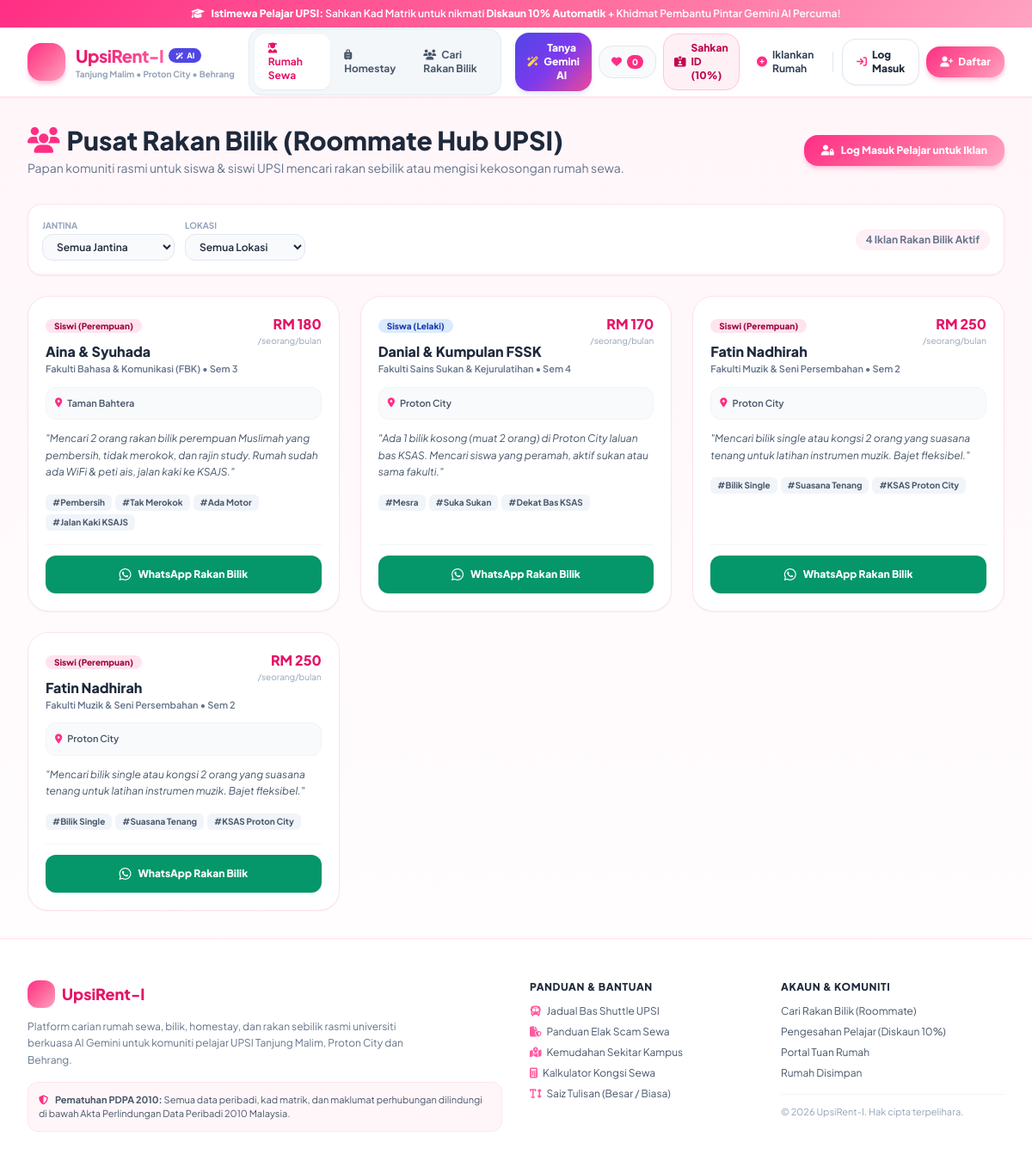
The page /roommate_hub.php on the database its author committed.
### tables this page shows
CREATE TABLE IF NOT EXISTS `roommate_ads` (
    `ad_id` INT AUTO_INCREMENT PRIMARY KEY,
    `student_id` INT NOT NULL,
    `name` VARCHAR(150) NOT NULL,
    `gender` VARCHAR(50) NOT NULL,
    `faculty` VARCHAR(150) NOT NULL,
    `location` VARCHAR(100) NOT NULL,
    `budget` DECIMAL(10,2) NOT NULL,
    `description` TEXT NOT NULL,
    `phone` VARCHAR(30) NOT NULL,
    `tags` JSON NULL,
    `status` ENUM('Pending', 'Approved', 'Rejected') NOT NULL DEFAULT 'Pending',
    `admin_notes` TEXT NULL,
    `pdpa_consent` TINYINT(1) NOT NULL DEFAULT 1,
    `created_at` TIMESTAMP DEFAULT CURRENT_TIMESTAMP,
    FOREIGN KEY (`student_id`) REFERENCES `users`(`user_id`) ON DELETE CASCADE,
    INDEX `idx_roommate_status` (`status`)
);

### includes/auth.php (called while the page is built, shortened)
<?php
function isLoggedIn(): bool {
    return !empty($_SESSION['user_id']);
}
function currentUser(): ?array {
    if (!isLoggedIn()) {
        return null;
    }
}
function isVerifiedStudent(): bool {
    $user = currentUser();
    if (!$user) {
        return false;
    }
    return $user['role'] === 'student' && $user['verification_status'] === 'verified';
}

### includes/helpers.php (called while the page is built, shortened)
<?php
function e(?string $value): string {
    return htmlspecialchars((string)$value, ENT_QUOTES, 'UTF-8');
}
function clean_whatsapp_number(string $phone): string {
    $clean = preg_replace('/[^0-9]/', '', $phone);
    return $clean;
}

### public/roommate_hub.php (the view, shortened to what this page needs)
<?php
require_once __DIR__ . '/../includes/auth.php';
require_once __DIR__ . '/../includes/helpers.php';
$filterGender = $_GET['gender'] ?? 'all';
$filterLoc = $_GET['location'] ?? 'all';
$ads = [];
try {
    $pdo = getDbConnection();
    $sql = "SELECT * FROM roommate_ads WHERE status = 'Approved'";
    $params = [];
    $sql .= " ORDER BY created_at DESC";
    $stmt = $pdo->prepare($sql);
    $stmt->execute($params);
    $ads = $stmt->fetchAll();
} catch (Exception $e) {
    error_log('Roommate fetch error: ' . $e->getMessage());
}
require_once __DIR__ . '/../includes/header.php';
?>
<main class="max-w-7xl mx-auto px-4 sm:px-6 lg:px-8 py-8">
    <div class="flex flex-col sm:flex-row items-start sm:items-center justify-between gap-4 mb-8">
        <div>
            <h1 class="text-2xl sm:text-3xl font-extrabold text-slate-800 flex items-center gap-2">
                <i class="fa-solid fa-users text-pinkbrand-500"></i>
                <span>Pusat Rakan Bilik (Roommate Hub UPSI)</span>
            </h1>
            <p class="text-xs sm:text-sm text-slate-500 mt-1">
                Papan komuniti rasmi untuk siswa & siswi UPSI mencari rakan sebilik atau mengisi kekosongan rumah sewa.
            </p>
        </div>
        <div>
            <?php if ($user && $user['role'] === 'student'): ?>
                <button type="button" onclick="openRoommateModal()" class="px-5 py-2.5 rounded-2xl pink-gradient text-white font-extrabold text-xs shadow-md shadow-pinkbrand-200 hover:opacity-95 transition flex items-center gap-2">
                    <i class="fa-solid fa-plus-circle"></i>
                    <span>Iklankan Pencarian Rakan Bilik</span>
                </button>
            <?php else: ?>
                <a href="<?= BASE_URL ?>/public/login.php?redirect=<?= urlencode(BASE_URL . '/public/roommate_hub.php') ?>" class="px-5 py-2.5 rounded-2xl pink-gradient text-white font-extrabold text-xs shadow-md shadow-pinkbrand-200 hover:opacity-95 transition flex items-center gap-2">
                    <i class="fa-solid fa-user-lock"></i>
                    <span>Log Masuk Pelajar untuk Iklan</span>
                </a>
            <?php endif; ?>
        </div>
    </div>
    <div class="bg-white p-4 rounded-2xl border border-pinkbrand-100 shadow-sm flex flex-wrap items-center justify-between gap-3 mb-6">
        <form method="GET" action="<?= BASE_URL ?>/public/roommate_hub.php" class="flex flex-wrap items-center gap-3 text-xs">
            <div>
                <label class="font-bold text-slate-400 uppercase text-[10px] block mb-0.5">Jantina</label>
                <select name="gender" onchange="this.form.submit()" class="px-3 py-1.5 bg-slate-50 border border-slate-200 rounded-xl font-semibold">
                    <option value="all" <?= ($filterGender === 'all') ? 'selected' : '' ?>>Semua Jantina</option>
                </select>
            </div>
            <div>
                <label class="font-bold text-slate-400 uppercase text-[10px] block mb-0.5">Lokasi</label>
                <select name="location" onchange="this.form.submit()" class="px-3 py-1.5 bg-slate-50 border border-slate-200 rounded-xl font-semibold">
                    <option value="all" <?= ($filterLoc === 'all') ? 'selected' : '' ?>>Semua Lokasi</option>
                </select>
            </div>
        </form>
        <span class="text-xs font-bold text-slate-500 bg-pinkbrand-50 px-3 py-1 rounded-full">
            <?= count($ads) ?> Iklan Rakan Bilik Aktif
        </span>
    </div>
    <?php if (empty($ads)): ?>
        <div class="text-center py-16 px-4 bg-white rounded-3xl border border-pinkbrand-100 shadow-sm">
            <div class="w-16 h-16 rounded-2xl bg-pinkbrand-50 text-pinkbrand-500 flex items-center justify-center mx-auto mb-4 text-2xl">
                <i class="fa-solid fa-users-slash"></i>
            </div>
            <h3 class="text-base font-extrabold text-slate-800 mb-1">Tiada Iklan Rakan Bilik</h3>
            <p class="text-xs text-slate-500 max-w-sm mx-auto mb-5">
                Belum ada iklan bagi tapisan ini. Jadilah yang pertama mengiklankan pencarian rakan bilik!
            </p>
            <?php if ($user && $user['role'] === 'student'): ?>
                <button type="button" onclick="openRoommateModal()" class="px-5 py-2.5 rounded-xl pink-gradient text-white text-xs font-extrabold shadow hover:opacity-95 transition">
                    Iklankan Sekarang
                </button>
            <?php endif; ?>
        </div>
    <?php else: ?>
        <div class="grid grid-cols-1 md:grid-cols-2 lg:grid-cols-3 gap-6">
            <?php foreach ($ads as $ad):
                $waText = urlencode("Hai " . $ad['name'] . ", saya melihat iklan anda di UpsiRent-I Roommate Hub untuk kawasan " . $ad['location'] . ". Adakah masih mencari rakan bilik?");
                $waUrl = "https://wa.me/" . clean_whatsapp_number($ad['phone']) . "?text=" . $waText;
            ?>
                <div class="bg-white rounded-3xl p-5 border border-pinkbrand-100 shadow-sm card-hover flex flex-col justify-between">
                    <div>
                        <div class="flex items-start justify-between gap-2 mb-3">
                            <div>
                                <span class="px-2.5 py-0.5 rounded-full text-[10px] font-extrabold <?= str_contains($ad['gender'], 'Siswi') ? 'bg-pinkbrand-100 text-pinkbrand-800' : 'bg-blue-100 text-blue-800' ?>">
                                    <?= e($ad['gender']) ?>
                                </span>
                                <h3 class="text-base font-extrabold text-slate-800 mt-2"><?= e($ad['name']) ?></h3>
                                <p class="text-[11px] text-slate-500 font-semibold"><?= e($ad['faculty']) ?></p>
                            </div>
                            <div class="text-right">
                                <span class="text-base font-extrabold text-pinkbrand-600">RM <?= round($ad['budget']) ?></span>
                                <span class="text-[10px] text-slate-400 block">/seorang/bulan</span>
                            </div>
                        </div>
                        <div class="p-2.5 bg-slate-50 rounded-xl border border-slate-100 text-[11px] text-slate-600 mb-3 flex items-center gap-1.5 font-semibold">
                            <i class="fa-solid fa-location-dot text-pinkbrand-500"></i>
                            <span><?= e($ad['location']) ?></span>
                        </div>
                        <p class="text-xs text-slate-600 leading-relaxed mb-4 italic">
                            "<?= e($ad['description']) ?>"
                        </p>
                        <div class="flex flex-wrap gap-1 mb-4">
                            <?php foreach ($ad['tags'] ?? [] as $t): ?>
                                <span class="px-2 py-0.5 rounded-md bg-slate-100 text-slate-600 text-[10px] font-bold">#<?= e($t) ?></span>
                            <?php endforeach; ?>
                        </div>
                    </div>
                    <div class="pt-3 border-t border-slate-100">
                        <a href="<?= $waUrl ?>" target="_blank" rel="noopener noreferrer" class="w-full py-2.5 rounded-xl bg-emerald-600 hover:bg-emerald-700 text-white font-extrabold text-xs flex items-center justify-center gap-2 shadow-sm transition">
                            <i class="fa-brands fa-whatsapp text-base"></i>
                            <span>WhatsApp Rakan Bilik</span>
                        </a>
                    </div>
                </div>
            <?php endforeach; ?>
        </div>
    <?php endif; ?>
</main>
<?php require_once __DIR__ . '/../includes/footer.php'; ?>

### rows shown on the page
roommate_ads: gender "Siswi (Perempuan)", name "Aina & Syuhada", faculty "Fakulti Bahasa & Komunikasi (FBK) • Sem 3", budget "180", location "Taman Bahtera", description "Mencari 2 orang rakan bilik perempuan Muslimah yang pembersih, tidak merokok, dan rajin study. Rumah sudah ada WiFi & peti ais, jalan kaki ke KSAJS.", t "Pembersih", t "Tak Merokok", t "Ada Motor", t "Jalan Kaki KSAJS"
roommate_ads: gender "Siswa (Lelaki)", name "Danial & Kumpulan FSSK", faculty "Fakulti Sains Sukan & Kejurulatihan • Sem 4", budget "170", location "Proton City", description "Ada 1 bilik kosong (muat 2 orang) di Proton City laluan bas KSAS. Mencari siswa yang peramah, aktif sukan atau sama fakulti.", t "Mesra", t "Suka Sukan", t "Dekat Bas KSAS"
roommate_ads: gender "Siswi (Perempuan)", name "Fatin Nadhirah", faculty "Fakulti Muzik & Seni Persembahan • Sem 2", budget "250", location "Proton City", description "Mencari bilik single atau kongsi 2 orang yang suasana tenang untuk latihan instrumen muzik. Bajet fleksibel.", t "Bilik Single", t "Suasana Tenang", t "KSAS Proton City"

### other values the page prints
$wishlistCount "0"
count($ads) "4"
